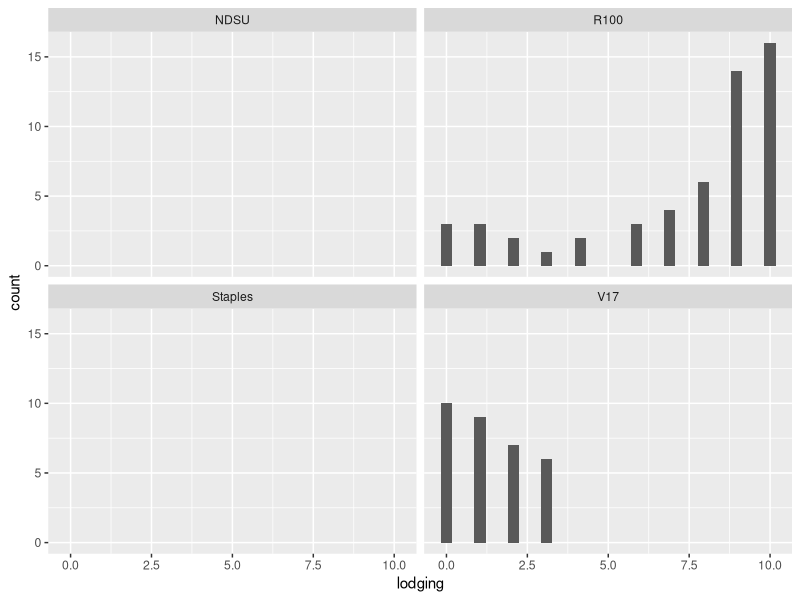
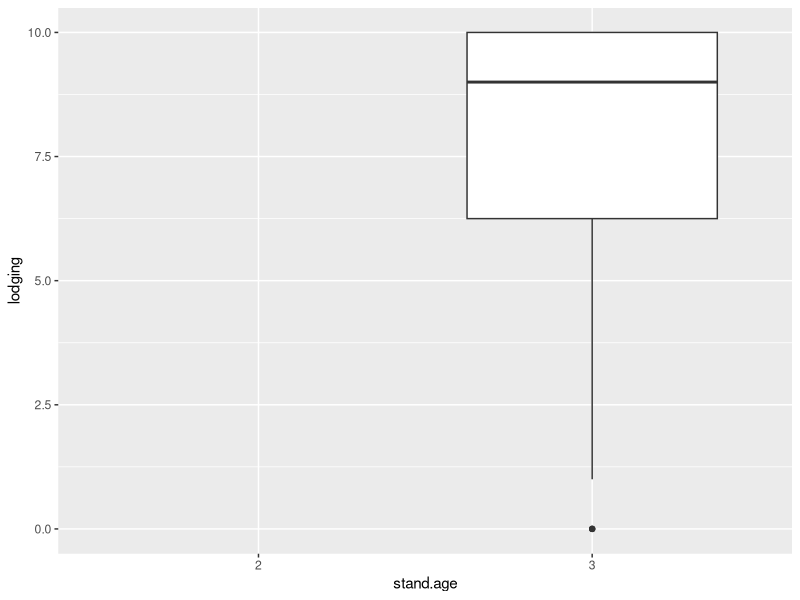
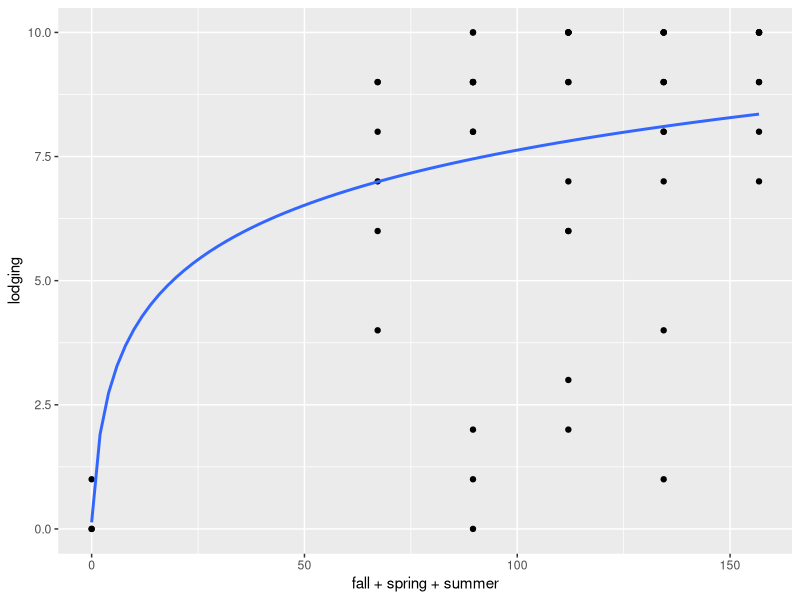
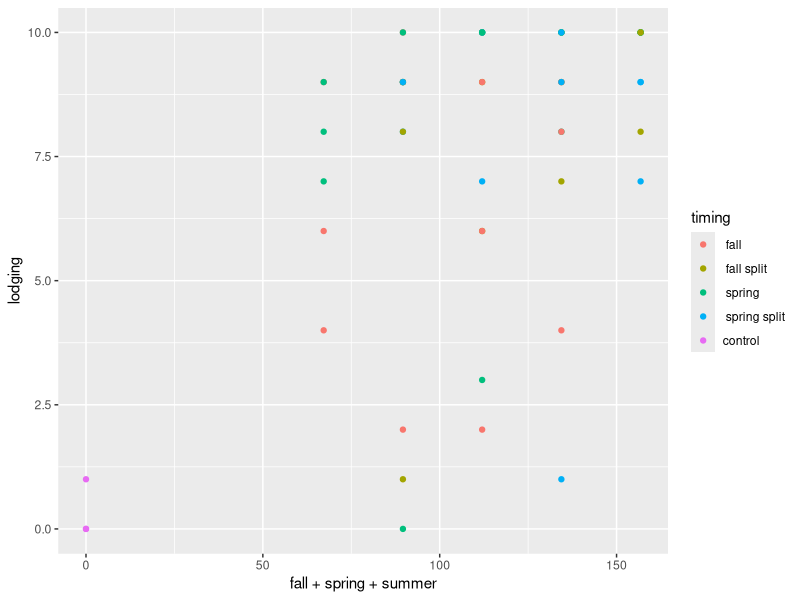
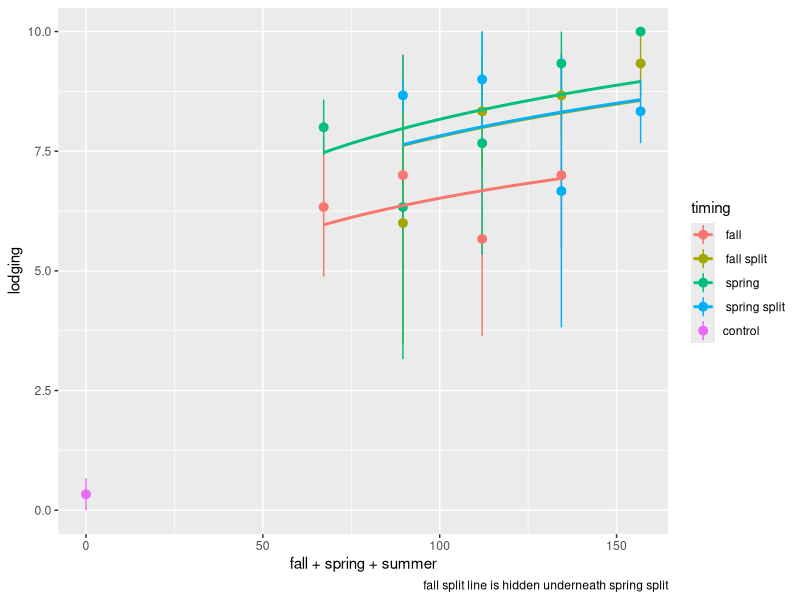
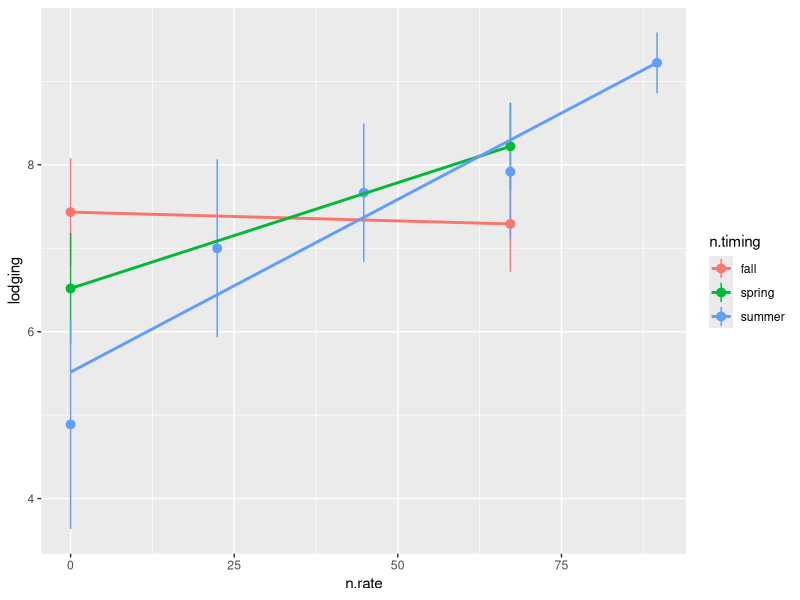

These figures' R source, in order:
## ---- chunk 1
library(dplyr)
library(tidyverse)

read.csv(
  "data_nrate-all.csv"
) %>% 
  as_tibble() %>% 
  mutate(stand.age = ordered(stand.age)) %>% 
  mutate(
    across(
      c(block,location, id),
      factor
    )
  ) %>% 
  mutate(timing = gsub("[0-9]","",treatment)) %>% 
  mutate(n.total = fall+spring+summer) -> dat

## ---- chunk 2
dat %>% 
  slice(1:6) %>% 
  knitr::kable(
    caption = "first 5 lines of dataset"
  )

read.csv(
  "metadata_nrate-all.csv"
) %>% 
  knitr::kable(
    capation= "metadata"
  )
## ---- chunk 3
read.csv(
  "field_activities.csv"
) %>% 
  knitr::kable(
    caption = "Dates of key field activities"
  )
## ---- chunk 4
dat %>% 
  ggplot(aes(lodging)) +
  stat_bin() + 
  facet_wrap(~location)
## ---- chunk 5
dat %>% 
  filter(location == "R100") %>% 
  ggplot(aes(stand.age,lodging)) +
  geom_boxplot()
## ---- chunk 6
dat %>% 
  filter(location == "R100") %>% 
  ggplot(aes(fall+spring+summer,lodging)) +
  geom_point() +
  stat_smooth(
    method = "lm",
    formula = y~log(x+1),
    se=F
  )
## ---- chunk 7
dat %>% 
  filter(location == "R100" & stand.age =="3") %>% 
  ggplot(aes(fall+spring+summer,lodging, col = timing)) +
  geom_point()
## ---- chunk 8
dat %>% 
  filter(location == "R100" & stand.age =="3") %>% 
  ggplot(aes(fall+spring+summer,lodging, col = timing)) +
  stat_summary() +
  stat_smooth(
    se=F,
    method = "lm",
    formula = y~log(x+1)+0
  ) +
  labs(
    caption = "fall split line is hidden underneath spring split"
  )
## ---- chunk 9
dat %>% 
  filter(location == "R100" &
           stand.age == "3") %>% 
  pivot_longer(
    cols = c(fall,spring,summer),
    values_to = "n.rate",
    names_to = "n.timing"
  ) %>% 
  # glimpse() #lodging is now repeated 3 times
  ggplot(aes(x=n.rate,lodging,
             group = n.timing,
             col = n.timing)) +
  stat_summary() +
  stat_smooth(
    se=F,
    method = "lm"
  )
